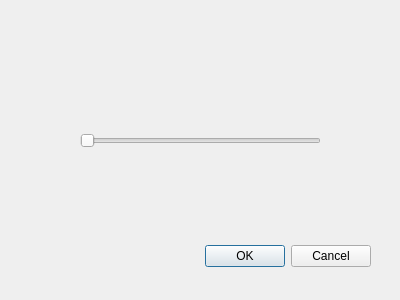
<?xml version="1.0" encoding="UTF-8"?>
<ui version="4.0">
 <class>DetectDialog</class>
 <widget class="QDialog" name="DetectDialog">
  <property name="geometry">
   <rect>
    <x>0</x>
    <y>0</y>
    <width>400</width>
    <height>300</height>
   </rect>
  </property>
  <property name="windowTitle">
   <string>Dialog</string>
  </property>
  <widget class="QDialogButtonBox" name="buttonBox">
   <property name="geometry">
    <rect>
     <x>30</x>
     <y>240</y>
     <width>341</width>
     <height>32</height>
    </rect>
   </property>
   <property name="orientation">
    <enum>Qt::Horizontal</enum>
   </property>
   <property name="standardButtons">
    <set>QDialogButtonBox::Cancel|QDialogButtonBox::Ok</set>
   </property>
  </widget>
  <widget class="QSlider" name="horizontalSlider">
   <property name="geometry">
    <rect>
     <x>80</x>
     <y>130</y>
     <width>241</width>
     <height>21</height>
    </rect>
   </property>
   <property name="orientation">
    <enum>Qt::Horizontal</enum>
   </property>
  </widget>
 </widget>
 <resources/>
 <connections>
  <connection>
   <sender>buttonBox</sender>
   <signal>accepted()</signal>
   <receiver>DetectDialog</receiver>
   <slot>accept()</slot>
   <hints>
    <hint type="sourcelabel">
     <x>248</x>
     <y>254</y>
    </hint>
    <hint type="destinationlabel">
     <x>157</x>
     <y>274</y>
    </hint>
   </hints>
  </connection>
  <connection>
   <sender>buttonBox</sender>
   <signal>rejected()</signal>
   <receiver>DetectDialog</receiver>
   <slot>reject()</slot>
   <hints>
    <hint type="sourcelabel">
     <x>316</x>
     <y>260</y>
    </hint>
    <hint type="destinationlabel">
     <x>286</x>
     <y>274</y>
    </hint>
   </hints>
  </connection>
 </connections>
</ui>
